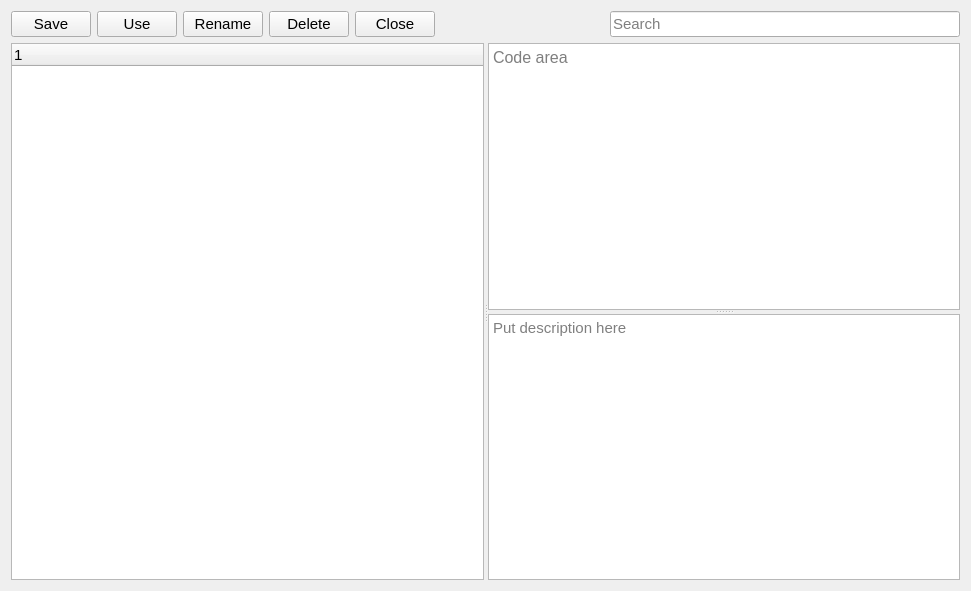
<?xml version="1.0" encoding="UTF-8"?>
<ui version="4.0">
 <class>dlgSnippetsMgr</class>
 <widget class="QDialog" name="dlgSnippetsMgr">
  <property name="geometry">
   <rect>
    <x>0</x>
    <y>0</y>
    <width>971</width>
    <height>591</height>
   </rect>
  </property>
  <property name="font">
   <font>
    <family>Arial</family>
    <pointsize>11</pointsize>
   </font>
  </property>
  <property name="windowTitle">
   <string>Snippets Manager - ARUP</string>
  </property>
  <property name="windowIcon">
   <iconset resource="../res.qrc">
    <normaloff>:/res/app_icon.png</normaloff>:/res/app_icon.png</iconset>
  </property>
  <layout class="QVBoxLayout" name="verticalLayout">
   <item>
    <layout class="QHBoxLayout" name="horizontalLayout">
     <item>
      <widget class="QPushButton" name="btnSave">
       <property name="minimumSize">
        <size>
         <width>80</width>
         <height>0</height>
        </size>
       </property>
       <property name="font">
        <font>
         <family>Arial</family>
         <pointsize>11</pointsize>
        </font>
       </property>
       <property name="toolTip">
        <string/>
       </property>
       <property name="text">
        <string>Save</string>
       </property>
       <property name="autoDefault">
        <bool>false</bool>
       </property>
      </widget>
     </item>
     <item>
      <widget class="QPushButton" name="btnUse">
       <property name="minimumSize">
        <size>
         <width>80</width>
         <height>0</height>
        </size>
       </property>
       <property name="font">
        <font>
         <family>Arial</family>
         <pointsize>11</pointsize>
        </font>
       </property>
       <property name="toolTip">
        <string/>
       </property>
       <property name="text">
        <string>Use</string>
       </property>
       <property name="autoDefault">
        <bool>false</bool>
       </property>
      </widget>
     </item>
     <item>
      <widget class="QPushButton" name="btnRename">
       <property name="minimumSize">
        <size>
         <width>80</width>
         <height>0</height>
        </size>
       </property>
       <property name="font">
        <font>
         <family>Arial</family>
         <pointsize>11</pointsize>
        </font>
       </property>
       <property name="toolTip">
        <string/>
       </property>
       <property name="text">
        <string>Rename</string>
       </property>
       <property name="autoDefault">
        <bool>false</bool>
       </property>
      </widget>
     </item>
     <item>
      <widget class="QPushButton" name="btnDelete">
       <property name="minimumSize">
        <size>
         <width>80</width>
         <height>0</height>
        </size>
       </property>
       <property name="font">
        <font>
         <family>Arial</family>
         <pointsize>11</pointsize>
        </font>
       </property>
       <property name="toolTip">
        <string/>
       </property>
       <property name="text">
        <string>Delete</string>
       </property>
       <property name="autoDefault">
        <bool>false</bool>
       </property>
      </widget>
     </item>
     <item>
      <widget class="QPushButton" name="btnClose">
       <property name="minimumSize">
        <size>
         <width>80</width>
         <height>0</height>
        </size>
       </property>
       <property name="font">
        <font>
         <family>Arial</family>
         <pointsize>11</pointsize>
        </font>
       </property>
       <property name="toolTip">
        <string/>
       </property>
       <property name="text">
        <string>Close</string>
       </property>
       <property name="autoDefault">
        <bool>false</bool>
       </property>
      </widget>
     </item>
     <item>
      <spacer name="horizontalSpacer">
       <property name="orientation">
        <enum>Qt::Horizontal</enum>
       </property>
       <property name="sizeHint" stdset="0">
        <size>
         <width>40</width>
         <height>20</height>
        </size>
       </property>
      </spacer>
     </item>
     <item>
      <widget class="QLineEdit" name="txtSearch">
       <property name="minimumSize">
        <size>
         <width>350</width>
         <height>0</height>
        </size>
       </property>
       <property name="font">
        <font>
         <pointsize>11</pointsize>
        </font>
       </property>
       <property name="placeholderText">
        <string>Search</string>
       </property>
       <property name="clearButtonEnabled">
        <bool>true</bool>
       </property>
      </widget>
     </item>
    </layout>
   </item>
   <item>
    <widget class="QSplitter" name="spltListAndCode">
     <property name="orientation">
      <enum>Qt::Horizontal</enum>
     </property>
     <widget class="QTreeWidget" name="treSnippets">
      <property name="font">
       <font>
        <family>Arial</family>
        <pointsize>11</pointsize>
       </font>
      </property>
      <property name="editTriggers">
       <set>QAbstractItemView::NoEditTriggers</set>
      </property>
      <property name="alternatingRowColors">
       <bool>false</bool>
      </property>
      <property name="rootIsDecorated">
       <bool>false</bool>
      </property>
      <property name="itemsExpandable">
       <bool>false</bool>
      </property>
      <property name="expandsOnDoubleClick">
       <bool>false</bool>
      </property>
      <property name="columnCount">
       <number>1</number>
      </property>
      <attribute name="headerMinimumSectionSize">
       <number>0</number>
      </attribute>
      <column>
       <property name="text">
        <string notr="true">1</string>
       </property>
      </column>
     </widget>
     <widget class="QSplitter" name="spltCodeAndDesc">
      <property name="orientation">
       <enum>Qt::Vertical</enum>
      </property>
      <widget class="QTextEdit" name="txtCode">
       <property name="font">
        <font>
         <pointsize>12</pointsize>
        </font>
       </property>
       <property name="lineWrapMode">
        <enum>QTextEdit::NoWrap</enum>
       </property>
       <property name="acceptRichText">
        <bool>false</bool>
       </property>
       <property name="placeholderText">
        <string>Code area</string>
       </property>
      </widget>
      <widget class="QTextEdit" name="txtDesc">
       <property name="font">
        <font>
         <pointsize>11</pointsize>
        </font>
       </property>
       <property name="placeholderText">
        <string>Put description here</string>
       </property>
      </widget>
     </widget>
    </widget>
   </item>
  </layout>
 </widget>
 <tabstops>
  <tabstop>txtSearch</tabstop>
  <tabstop>btnSave</tabstop>
  <tabstop>btnUse</tabstop>
  <tabstop>btnRename</tabstop>
  <tabstop>btnDelete</tabstop>
  <tabstop>btnClose</tabstop>
  <tabstop>treSnippets</tabstop>
  <tabstop>txtCode</tabstop>
  <tabstop>txtDesc</tabstop>
 </tabstops>
 <resources>
  <include location="../res.qrc"/>
 </resources>
 <connections/>
</ui>
